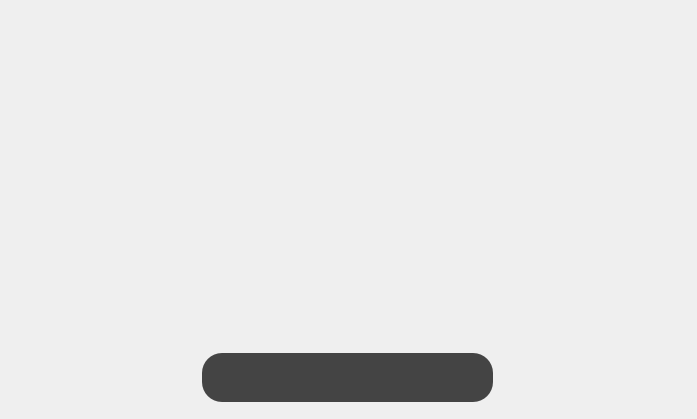
<?xml version="1.0" encoding="UTF-8"?>
<ui version="4.0">
 <class>EyeOS</class>
 <widget class="QWidget" name="EyeOS">
  <property name="geometry">
   <rect>
    <x>0</x>
    <y>0</y>
    <width>697</width>
    <height>419</height>
   </rect>
  </property>
  <property name="minimumSize">
   <size>
    <width>697</width>
    <height>419</height>
   </size>
  </property>
  <property name="maximumSize">
   <size>
    <width>697</width>
    <height>419</height>
   </size>
  </property>
  <property name="windowTitle">
   <string>Form</string>
  </property>
  <widget class="QLabel" name="wallpaper">
   <property name="geometry">
    <rect>
     <x>0</x>
     <y>0</y>
     <width>697</width>
     <height>419</height>
    </rect>
   </property>
   <property name="text">
    <string/>
   </property>
   <property name="pixmap">
    <pixmap resource="../theme/default/resources.qrc">:/theme/wallpaper.jpg</pixmap>
   </property>
   <property name="scaledContents">
    <bool>true</bool>
   </property>
  </widget>
  <widget class="QFrame" name="taskbar">
   <property name="geometry">
    <rect>
     <x>202</x>
     <y>353</y>
     <width>291</width>
     <height>49</height>
    </rect>
   </property>
   <property name="styleSheet">
    <string notr="true">background-color: rgba(50, 50, 50, 230);
border-radius: 20px;</string>
   </property>
   <property name="frameShape">
    <enum>QFrame::StyledPanel</enum>
   </property>
   <property name="frameShadow">
    <enum>QFrame::Raised</enum>
   </property>
   <widget class="QPushButton" name="settings">
    <property name="geometry">
     <rect>
      <x>6</x>
      <y>6</y>
      <width>38</width>
      <height>38</height>
     </rect>
    </property>
    <property name="cursor">
     <cursorShape>PointingHandCursor</cursorShape>
    </property>
    <property name="styleSheet">
     <string notr="true">background: none;</string>
    </property>
    <property name="text">
     <string/>
    </property>
    <property name="icon">
     <iconset resource="../theme/default/resources.qrc">
      <normaloff>:/icons/application/settings.png</normaloff>:/icons/application/settings.png</iconset>
    </property>
    <property name="iconSize">
     <size>
      <width>32</width>
      <height>32</height>
     </size>
    </property>
    <property name="autoRepeat">
     <bool>false</bool>
    </property>
   </widget>
   <widget class="QPushButton" name="terminal">
    <property name="geometry">
     <rect>
      <x>44</x>
      <y>6</y>
      <width>38</width>
      <height>38</height>
     </rect>
    </property>
    <property name="cursor">
     <cursorShape>PointingHandCursor</cursorShape>
    </property>
    <property name="styleSheet">
     <string notr="true">background: none;</string>
    </property>
    <property name="text">
     <string/>
    </property>
    <property name="icon">
     <iconset>
      <normaloff>../theme/default/application/terminal.png</normaloff>../theme/default/application/terminal.png</iconset>
    </property>
    <property name="iconSize">
     <size>
      <width>32</width>
      <height>32</height>
     </size>
    </property>
    <property name="autoRepeat">
     <bool>false</bool>
    </property>
   </widget>
  </widget>
 </widget>
 <resources>
  <include location="../theme/default/resources.qrc"/>
 </resources>
 <connections/>
</ui>
